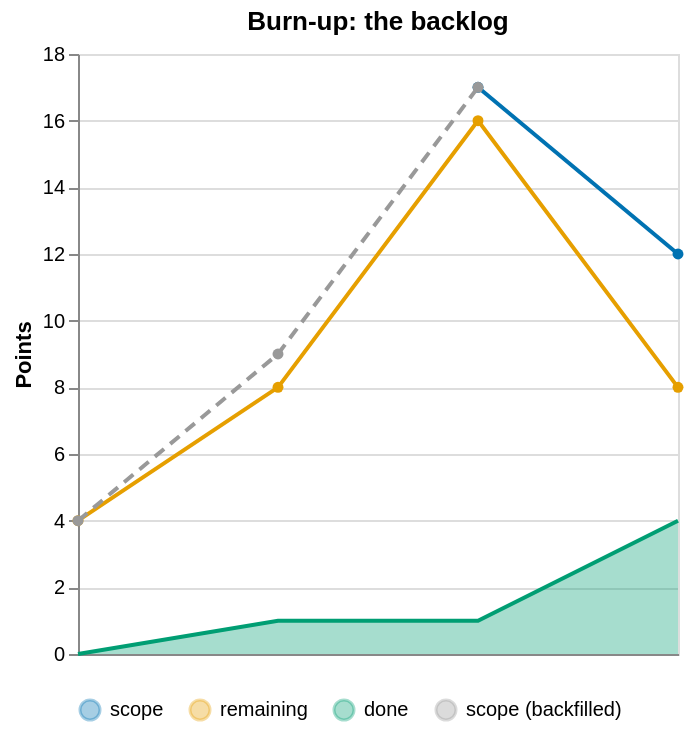

Vega-Lite specification for this chart:
### Vega-Lite specification from a JSON file in a GitHub repository (floating-point values rounded to 4 significant figures)
{"$schema": "https://vega.github.io/schema/vega-lite/v5.json", "title": "Burn-up: the backlog", "description": "Points in scope, done and remaining per week for the backlog. Read done rising toward scope as a burn-up, remaining falling toward zero as a burn-down.", "width": "container", "data": {"values": [{"series": "scope", "x": "2026-04-20", "y": 17, "order": 0}, {"series": "scope", "x": "2026-04-27", "y": 12, "order": 0}, {"series": "remaining", "x": "2026-04-06", "y": 4, "order": 1}, {"series": "remaining", "x": "2026-04-13", "y": 8, "order": 1}, {"series": "remaining", "x": "2026-04-20", "y": 16, "order": 1}, {"series": "remaining", "x": "2026-04-27", "y": 8, "order": 1}, {"series": "done", "x": "2026-04-06", "y": 0, "order": 2}, {"series": "done", "x": "2026-04-13", "y": 1, "order": 2}, {"series": "done", "x": "2026-04-20", "y": 1, "order": 2}, {"series": "done", "x": "2026-04-27", "y": 4, "order": 2}, {"series": "scope (backfilled)", "x": "2026-04-06", "y": 4, "order": 3}, {"series": "scope (backfilled)", "x": "2026-04-13", "y": 9, "order": 3}, {"series": "scope (backfilled)", "x": "2026-04-20", "y": 17, "order": 3}]}, "layer": [{"transform": [{"filter": {"field": "series", "oneOf": ["done"]}}], "mark": {"type": "area", "opacity": 0.35, "line": true}, "encoding": {"x": {"field": "x", "type": "temporal", "title": null, "scale": {"type": "utc"}, "axis": {"format": "%b %Y", "tickCount": "month"}}, "y": {"field": "y", "type": "quantitative", "title": "Points", "scale": {"zero": true}, "stack": null}, "color": {"field": "series", "type": "nominal", "title": null, "scale": {"domain": ["scope", "remaining", "done", "scope (backfilled)"], "range": ["#0072B2", "#E69F00", "#009E73", "#999999"]}, "legend": {"orient": "bottom"}}, "tooltip": [{"field": "series", "type": "nominal", "title": "Series"}, {"field": "x", "type": "temporal", "timeUnit": "utcyearmonthdate", "title": "Week of", "format": "%Y-%m-%d"}, {"field": "y", "type": "quantitative", "title": "Points"}]}}, {"transform": [{"filter": {"field": "series", "oneOf": ["scope", "remaining"]}}], "mark": {"type": "line", "point": true}, "encoding": {"x": {"field": "x", "type": "temporal", "title": null, "scale": {"type": "utc"}, "axis": {"format": "%b %Y", "tickCount": "month"}}, "y": {"field": "y", "type": "quantitative", "title": "Points", "scale": {"zero": true}, "stack": null}, "color": {"field": "series", "type": "nominal", "title": null, "scale": {"domain": ["scope", "remaining", "done", "scope (backfilled)"], "range": ["#0072B2", "#E69F00", "#009E73", "#999999"]}, "legend": {"orient": "bottom"}}, "tooltip": [{"field": "series", "type": "nominal", "title": "Series"}, {"field": "x", "type": "temporal", "timeUnit": "utcyearmonthdate", "title": "Week of", "format": "%Y-%m-%d"}, {"field": "y", "type": "quantitative", "title": "Points"}]}}, {"transform": [{"filter": {"field": "series", "oneOf": ["scope (backfilled)"]}}], "mark": {"type": "line", "point": true, "strokeDash": [6, 4]}, "encoding": {"x": {"field": "x", "type": "temporal", "title": null, "scale": {"type": "utc"}, "axis": {"format": "%b %Y", "tickCount": "month"}}, "y": {"field": "y", "type": "quantitative", "title": "Points", "scale": {"zero": true}, "stack": null}, "color": {"field": "series", "type": "nominal", "title": null, "scale": {"domain": ["scope", "remaining", "done", "scope (backfilled)"], "range": ["#0072B2", "#E69F00", "#009E73", "#999999"]}, "legend": {"orient": "bottom"}}, "tooltip": [{"field": "series", "type": "nominal", "title": "Series"}, {"field": "x", "type": "temporal", "timeUnit": "utcyearmonthdate", "title": "Week of", "format": "%Y-%m-%d"}, {"field": "y", "type": "quantitative", "title": "Points"}]}}]}
